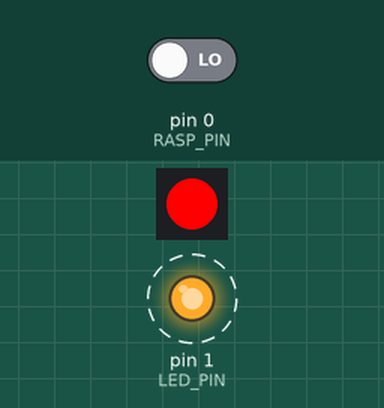
A sketch run on a simulated Arduino Uno, built with avr-gcc and run on an emulated ATmega328P. On the bench: 1 RGB LEDs in strip order, left to right, output pins drawn as LEDs (lit = HIGH). Dashed ring = blinking. Inputs (shaded band) come from the test bench; at power-on: pin 0 (RASP_PIN) LOW.

Above: at 1.1 s.
1.5 s: pin 0 (RASP_PIN) driven HIGH
At 1.8 s:
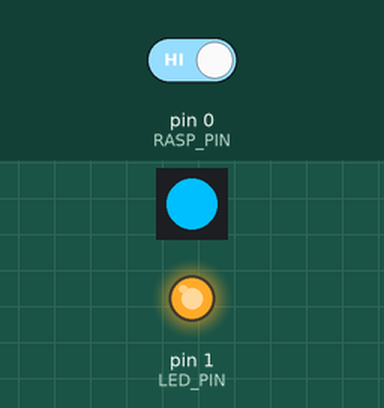
At 2.6 s:
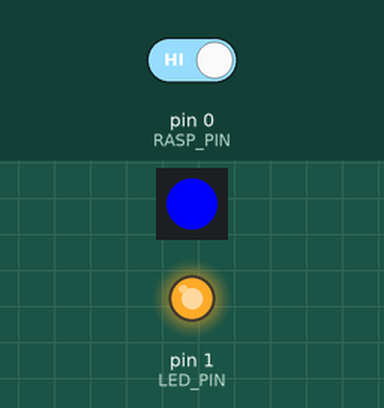
4.5 s: pin 0 (RASP_PIN) driven LOW
At 5.31 s:
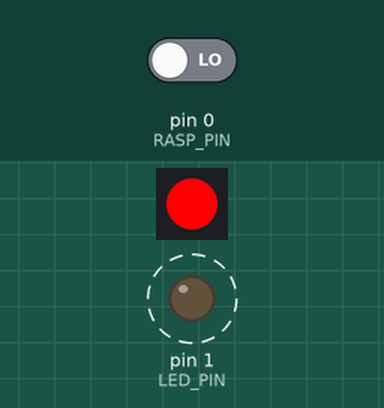
Timing chart, 0 to 13.5 s (numbered marks = the images above; inputs shaded):
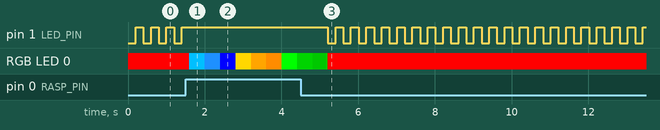

Measured:
- after the input at 1.5 s, pin 1 (LED_PIN): stops changing and stays HIGH; RGB LED 0: RGB(255, 0, 0) → RGB(0, 191, 255) after 0.10 s, → RGB(30, 144, 255) 0.40 s later, → RGB(0, 0, 255) 0.40 s later, → RGB(255, 215, 0) 0.40 s later, … (8 changes in this stretch)
- after the input at 4.5 s, pin 1 (LED_PIN): alternates HIGH for 0.20 s and LOW for 0.20 s, starting after 0.71 s
- by itself, pin 1 (LED_PIN): alternates HIGH for 0.20 s and LOW for 0.20 s

The sketch:

ValterFC_NesPi_Case_LED_WS2812B_digipark.ino
```cpp
//by ValterFC
//https://github.com/valterfc

#include <Adafruit_NeoPixel.h>

// Define
#define NUM_LEDS 1  //WS2812B - Number of LEDS
//#define LED_PIN 0 //LED on Model B
#define LED_PIN 1   //LED on Model A

#define DATA_PIN 2  //output pin -----> WS2812B Data IN
#define RASP_PIN 0  //input pin <----- Raspberry Pi UART TX

int raspVal = 0;
int colorTime = 200; //50

// Start Strip
Adafruit_NeoPixel strip = Adafruit_NeoPixel(NUM_LEDS, DATA_PIN, NEO_GRB + NEO_KHZ800);

int ledCTRL = 0;

void setup() {
    //---------------------------------------------------------------
    //test without Raspberry (Pull UP Pin to use - only for test)
    //PIN 5 pull up (+) -----(RESISTOR  -----> RASP_PIN (PIN 0) (-)
    //pinMode(5, OUTPUT); // initialize the digital pin as an output
    //digitalWrite(5, HIGH); // pull up
    //---------------------------------------------------------------

    pinMode(LED_PIN , OUTPUT); // initialize the digital pin as an output
    pinMode(RASP_PIN, INPUT ); // initialize input
    digitalWrite(RASP_PIN, LOW); // pull down

    strip.begin();
    strip.show(); // Initialize all pixels to 'off'
    setColorRED(); //default color
}

void loop() {
    raspVal = digitalRead(RASP_PIN); // read the input pin from Raspberry Pi

    //blink LED if NOT Raspberry Value / turn on if Raspberry Value
    if ((ledCTRL == 0) || (raspVal == HIGH)) {
      digitalWrite(LED_PIN, HIGH); // turn the LED on (HIGH is the voltage level)
      ledCTRL = 1;
    } else {
      digitalWrite(LED_PIN, LOW);  // turn the LED off (LOW is 0 level)
      ledCTRL = 0;
    }

    //LED WS2812B - blink if Raspberry Value / turn RED if NOT Raspberry Value (Halt / Not Connected)
    if (raspVal == HIGH) {
      // choose a pattern
      pickPattern();
    } else {
      setColorRED();
    }

    //delay(500);
    //delay(50);
}

/* pick a pattern */
void pickPattern() {
    // scanner, color and delay - RGB
    //scanner(strip.Color(0,255,0),colorTime);
    //scanner(strip.Color(200,0,100),colorTime);
    //scanner(strip.Color(64,0,200),colorTime);

    //https://www.rapidtables.com/web/color/blue-color.html
    scanner(strip.Color(0,191,255),colorTime);   //deepskyblue
    scanner(strip.Color(30,144,255),colorTime);  //dodgerblue
    scanner(strip.Color(0,0,255),colorTime);     //blue

    //https://www.rapidtables.com/web/color/orange-color.html
    scanner(strip.Color(255,215,0),colorTime);   //gold
    scanner(strip.Color(255,165,0),colorTime);   //orange
    scanner(strip.Color(255,140,0),colorTime);   //darkorange

    //https://www.rapidtables.com/web/color/green-color.html
    scanner(strip.Color(0,255,0),colorTime);     //lime
    scanner(strip.Color(0,128,0),colorTime);     //green
    scanner(strip.Color(0,100,0),colorTime);     //darkgreen
}

// reset Color
void resetColor() {
  strip.setPixelColor(0,0);
  strip.show();
}

void setColorRED() {
  //resetColor();
  strip.setPixelColor(0,strip.Color(255,0,0)); //color RED
  strip.show();
  delay(colorTime);
}

// scanner
void scanner(uint32_t c,uint8_t wait) {
  resetColor();
  strip.setPixelColor(0,c);
  strip.show();
  delay(wait);

  resetColor();
  strip.setPixelColor(0,c);
  strip.show();
  delay(wait);
}
```
